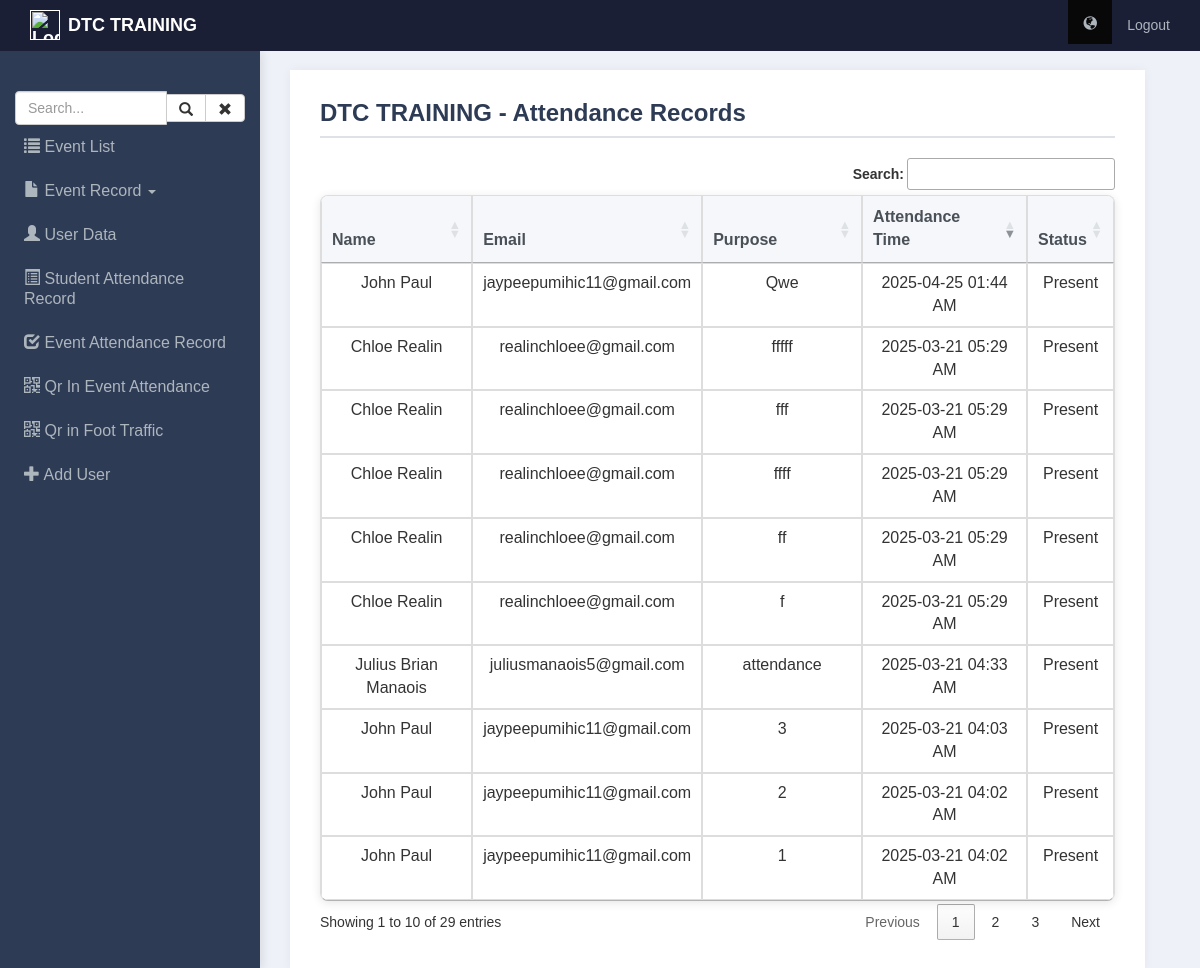
Screenshot of /attendance.php with the database file from the repository.
### tables this page shows
CREATE TABLE `attendance` (
  `id` int(11) NOT NULL,
  `username` varchar(255) NOT NULL,
  `email` varchar(255) NOT NULL,
  `attendance_time` timestamp NULL DEFAULT current_timestamp(),
  `Status` varchar(100) NOT NULL DEFAULT 'Joined',
  `purpose` varchar(255) NOT NULL
);

### attendance.php (the view, shortened to what this page needs)
<?php
$host = 'localhost';
$dbname = 'salunat_dtc';
$user = 'salunat_dtc';
$pass = 'kpr%ZP!n$t-C';
$conn = new mysqli($host, $user, $pass, $dbname);
$query = "SELECT id, username, email, purpose, attendance_time, Status FROM attendance ORDER BY attendance_time DESC";
$result = mysqli_query($conn, $query);
$rowCount = mysqli_num_rows($result);
echo "Number of rows fetched: " . $rowCount;
?>
<!DOCTYPE html>
<html lang="en">
<head>
    <link rel='stylesheet' href='//maxcdn.bootstrapcdn.com/bootstrap/3.3.5/css/bootstrap.min.css'>
    <link rel='stylesheet' href='//cdnjs.cloudflare.com/ajax/libs/animate.css/3.2.3/animate.min.css'>
    <link rel="stylesheet" href="admin.css">
    <link rel="stylesheet" type="text/css" href="https://cdn.datatables.net/1.10.25/css/jquery.dataTables.css">
    <link rel="stylesheet" type="text/css" href="https://cdn.datatables.net/buttons/1.7.1/css/buttons.dataTables.min.css">
</head>
<body>
<nav class="navbar navbar-inverse navbar-fixed-top">
    <div class="container">
        <div class="navbar-header">
            <a class="navbar-brand" href="">
                <img src="assets/dtccaga.jpg" alt="Logo" style="height: 30px; width: 30px; display: inline-block; vertical-align: middle; margin-right: 8px;">
                DTC TRAINING
            </a>
        </div>
        <div class="collapse navbar-collapse">
            <ul class="nav navbar-nav navbar-right">
                <li class="active"><a title="View Website" href="admin_dashboard.php"><span class="glyphicon glyphicon-globe"></span></a></li>
                <li><a href="login.php">Logout</a></li>
            </ul>
        </div>
    </div>
</nav>
<div class="container-fluid">
    <div class="col-md-3">
        <div id="sidebar">
            <div class="container-fluid tmargin">
                <div class="input-group">
                    <input type="text" id="searchInput" class="form-control" placeholder="Search...">
                    <span class="input-group-btn">
                        <button id="searchButton" class="btn btn-default">
                            <span class="glyphicon glyphicon-search"></span>
                        </button>
                        <button id="clearButton" class="btn btn-default">
                            <span class="glyphicon glyphicon-remove"></span>
                        </button>
                    </span>
                </div>
            </div>
            <ul class="nav navbar-nav side-bar">
    <li class="side-bar">
        <a href="admin_dashboard.php">
            <span class="glyphicon glyphicon-list"></span> Event List
        </a>
    </li>
    <li class="dropdown">
        <a href="#" class="dropdown-toggle" data-toggle="dropdown">
            <span class="glyphicon glyphicon-file"></span> Event Record <span class="caret"></span>
        </a>
    </li>
    <li class="side-bar">
        <a href="user_data.php">
            <span class="glyphicon glyphicon-user"></span> User Data
        </a>
    </li>
    <li class="side-bar">
        <a href="attendance.php">
            <span class="glyphicon glyphicon-list-alt"></span> Student Attendance Record
        </a>
    </li>
    <li class="side-bar">
        <a href="event_attendance.php">
            <span class="glyphicon glyphicon-check"></span> Event Attendance Record
        </a>
    </li>
    <li class="side-bar">
        <a href="qr_in.php">
            <span class="glyphicon glyphicon-qrcode"></span> Qr In Event Attendance
        </a>
    </li>
     <li class="side-bar">
        <a href="foot_track.php">
            <span class="glyphicon glyphicon-qrcode"></span> Qr in Foot Traffic
        </a>
    </li>
    <li class="side-bar">
        <a href="add_user.php">
            <span class="glyphicon glyphicon-plus"></span> Add User
        </a>
    </li>
</ul>
        </div>
    </div>
    <div class="container-fluid">
        <div class="col-md-9">
            <h1 class="page-header">DTC TRAINING - Attendance Records</h1>
            <table id="attendanceTable" class="table table-hover table-bordered">
                <thead>
                    <tr>
                        <th>Name</th>
                        <th>Email</th>
                        <th>Purpose</th>
                        <th>Attendance Time</th>
                        <th>Status</th>
                    </tr>
                </thead>
                <tbody id="attendanceTableBody">
                    <?php while ($row = mysqli_fetch_assoc($result)) { ?>
                        <tr>
                            <td><?php echo htmlspecialchars($row['username']); ?></td>
                            <td><?php echo htmlspecialchars($row['email']); ?></td>
                            <td><?php echo htmlspecialchars($row['purpose']); ?></td>
                            <td><?php echo date('Y-m-d h:i A', strtotime($row['attendance_time'])); ?></td>
                            <td><?php echo htmlspecialchars($row['Status']); ?></td>
                        </tr>
                    <?php } ?>
                </tbody>
            </table>
        </div>
    </div>
</div>
</body>
</html>

### admin.css (style rules this page uses)
body { padding-top: 50px; background-color: #eef1f7; font-family: 'Arial', sans-serif; margin: 0; padding: 0; }
.navbar-inverse { background-color: #1a1f36; border-color: #1a1f36; }
.navbar-brand { color: #ffffff !important; font-weight: bold; display: flex; align-items: center; }
.navbar-brand img { height: 30px; width: 30px; margin-right: 8px; }
.navbar-nav > li > a { color: #adb5bd !important; }
#sidebar { position: fixed; top: 51px; left: 0; width: 260px; height: calc(100% - 51px); background-color: #2e3b55; padding-top: 15px; color: #ffffff; overflow-y: auto; box-shadow: 2px 0 10px rgba(0, 0, 0, 0.1); z-index: 1000; }
.side-bar { padding: 0; margin: 0; }
.side-bar > li { list-style-type: none; }
.side-bar > li > a { display: block; color: #cfd8dc; padding: 12px 20px; font-size: 16px; border-left: 4px solid transparent; text-decoration: none; transition: background-color 0.3s, border-left-color 0.3s; }
.col-md-9 { margin-left: 260px; padding: 30px; background-color: #ffffff; min-height: 100vh; box-shadow: 0 0 10px rgba(0, 0, 0, 0.05); }
.page-header { margin-top: 0; padding-bottom: 10px; border-bottom: 2px solid #dee2e6; font-size: 24px; font-weight: bold; color: #2e3b55; }
.table { background-color: #ffffff; box-shadow: 0 2px 10px rgba(0, 0, 0, 0.1); border-radius: 8px; overflow: hidden; width: 100%; margin-bottom: 20px; }
.table thead th { background-color: #f5f7fa; color: #495057; border-bottom: 2px solid #dee2e6; text-align: center; padding: 12px; }
.table td, .table th { vertical-align: middle; text-align: center; padding: 12px; }
.table-bordered { border: 1px solid #ddd; }
.table-bordered th, .table-bordered td { border: 1px solid #ddd; }

### attendance.php (style rules this page uses)
.table th, .table td { word-wrap: break-word; white-space: normal; }
.table th { background-color: #f8f9fa; }
.table td { vertical-align: middle; }
.container-fluid { padding-top: 25px; }

### rows the page displays
attendance: username "John Paul", email "jaypeepumihic11@gmail.com", purpose "Qwe", attendance_time "2025-04-25 01:44 AM", Status "Present"
attendance: username "Chloe Realin", email "realinchloee@gmail.com", purpose "fffff", attendance_time "2025-03-21 05:29 AM", Status "Present"
attendance: username "Chloe Realin", email "realinchloee@gmail.com", purpose "fff", attendance_time "2025-03-21 05:29 AM", Status "Present"
attendance: username "Chloe Realin", email "realinchloee@gmail.com", purpose "ffff", attendance_time "2025-03-21 05:29 AM", Status "Present"
attendance: username "Chloe Realin", email "realinchloee@gmail.com", purpose "ff", attendance_time "2025-03-21 05:29 AM", Status "Present"
attendance: username "Chloe Realin", email "realinchloee@gmail.com", purpose "f", attendance_time "2025-03-21 05:29 AM", Status "Present"
attendance: username "Julius Brian Manaois", email "juliusmanaois5@gmail.com", purpose "attendance", attendance_time "2025-03-21 04:33 AM", Status "Present"
attendance: username "John Paul", email "jaypeepumihic11@gmail.com", purpose "3", attendance_time "2025-03-21 04:03 AM", Status "Present"
attendance: username "John Paul", email "jaypeepumihic11@gmail.com", purpose "2", attendance_time "2025-03-21 04:02 AM", Status "Present"
attendance: username "John Paul", email "jaypeepumihic11@gmail.com", purpose "1", attendance_time "2025-03-21 04:02 AM", Status "Present"

### other values shown
$rowCount "29"
